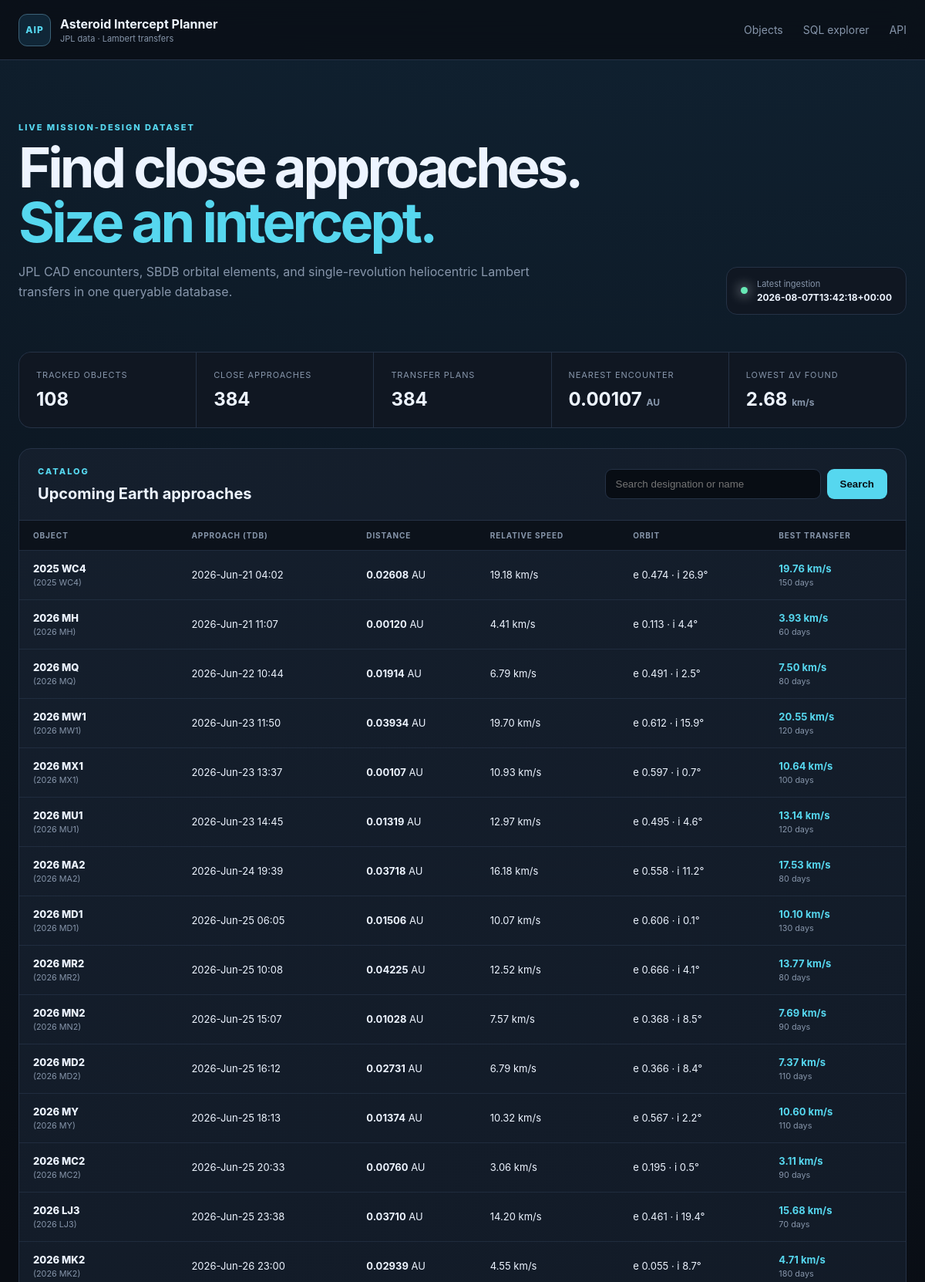
The page / (upper part) on the database its author committed.
### tables this page shows
CREATE TABLE ingestion_runs (
    run_id INTEGER PRIMARY KEY AUTOINCREMENT,
    started_at TEXT NOT NULL,
    finished_at TEXT,
    status TEXT NOT NULL CHECK (status IN ('running', 'success', 'failed')),
    source TEXT NOT NULL,
    query_json TEXT NOT NULL,
    object_count INTEGER NOT NULL DEFAULT 0,
    error_message TEXT
);

CREATE TABLE intercept_plans (
    plan_id INTEGER PRIMARY KEY AUTOINCREMENT,
    approach_id INTEGER NOT NULL REFERENCES close_approaches(approach_id) ON DELETE CASCADE,
    method TEXT NOT NULL,
    departure_jd_tdb REAL NOT NULL,
    arrival_jd_tdb REAL NOT NULL,
    tof_days REAL NOT NULL,
    departure_dv_kms REAL NOT NULL,
    arrival_dv_kms REAL NOT NULL,
    total_dv_kms REAL NOT NULL,
    c3_km2_s2 REAL,
    leo_departure_dv_kms REAL,
    polyline_json TEXT,
    computed_at TEXT NOT NULL, capture_dv_kms REAL, stable_final_orbit INTEGER, capture_json TEXT,
    UNIQUE (approach_id, method)
);

CREATE TABLE asteroids (
    designation TEXT PRIMARY KEY,
    fullname TEXT,
    absolute_magnitude_h REAL,
    diameter_km REAL,
    first_seen_at TEXT NOT NULL,
    updated_at TEXT NOT NULL
);

CREATE TABLE close_approaches (
    approach_id INTEGER PRIMARY KEY AUTOINCREMENT,
    designation TEXT NOT NULL REFERENCES asteroids(designation) ON DELETE CASCADE,
    body TEXT NOT NULL DEFAULT 'Earth',
    close_approach_jd_tdb REAL NOT NULL,
    close_approach_text TEXT,
    distance_au REAL NOT NULL,
    distance_min_au REAL,
    distance_max_au REAL,
    relative_velocity_kms REAL,
    hyperbolic_excess_velocity_kms REAL,
    time_uncertainty TEXT,
    ingested_at TEXT NOT NULL,
    UNIQUE (designation, body, close_approach_jd_tdb)
);

CREATE TABLE orbital_elements (
    designation TEXT PRIMARY KEY REFERENCES asteroids(designation) ON DELETE CASCADE,
    epoch_jd_tdb REAL,
    semi_major_axis_au REAL NOT NULL,
    eccentricity REAL NOT NULL,
    inclination_deg REAL NOT NULL,
    raan_deg REAL NOT NULL,
    arg_periapsis_deg REAL NOT NULL,
    mean_anomaly_deg REAL,
    perihelion_time_jd_tdb REAL,
    perihelion_distance_au REAL,
    aphelion_distance_au REAL,
    orbital_period_days REAL,
    earth_moid_au REAL,
    condition_code TEXT,
    orbit_id TEXT,
    source TEXT NOT NULL,
    updated_at TEXT NOT NULL
);

### app/web.py (the view)
    @application.route("/")
    def index():
        search = request.args.get("q", "").strip()
        sort = request.args.get("sort", "date")
        order = request.args.get("order", "asc")
        return render_template(
            "index.html",
            rows=list_asteroids(search, sort, order, path=settings.database_path),
            stats=dashboard_stats(settings.database_path),
            latest_run=latest_ingestion(settings.database_path),
            search=search,
            sort=sort,
            order=order,
        )

### app/database.py (called while the page is built, shortened)
def _dict_row(cursor: sqlite3.Cursor, row: tuple[Any, ...]) -> dict[str, Any]:
    return {column[0]: row[index] for index, column in enumerate(cursor.description)}

@contextmanager
def connect(path: Path | None = None) -> Iterator[sqlite3.Connection]:
    database_path = Path(path or get_settings().database_path)
    database_path.parent.mkdir(parents=True, exist_ok=True)
    connection = sqlite3.connect(database_path, timeout=30)
    connection.row_factory = _dict_row
    connection.execute("PRAGMA foreign_keys = ON")
    connection.execute("PRAGMA busy_timeout = 30000")
    try:
        yield connection
    finally:
        connection.close()

def initialize_database(path: Path | None = None) -> Path:
    database_path = Path(path or get_settings().database_path)
    schema = Path(__file__).with_name("schema.sql").read_text(encoding="utf-8")
    with connect(database_path) as connection:
        schema_version = int(connection.execute("PRAGMA user_version").fetchone()["user_version"])
        if schema_version < 2:
            connection.executescript(schema)
            connection.commit()
    return database_path

def fetch_all(
    query: str, params: Sequence[Any] = (), path: Path | None = None
) -> list[dict[str, Any]]:
    initialize_database(path)
    with connect(path) as connection:
        return connection.execute(query, params).fetchall()

def fetch_one(
    query: str, params: Sequence[Any] = (), path: Path | None = None
) -> dict[str, Any] | None:
    rows = fetch_all(query, params, path)
    return rows[0] if rows else None

def dashboard_stats(path: Path | None = None) -> dict[str, Any]:
    return (
        fetch_one(
            """
        SELECT
          (SELECT COUNT(*) FROM asteroids) AS asteroid_count,
          (SELECT COUNT(*) FROM close_approaches) AS approach_count,
          (SELECT COUNT(*) FROM intercept_plans) AS plan_count,
          (SELECT MIN(distance_au) FROM close_approaches) AS nearest_distance_au,
          (SELECT MIN(total_dv_kms) FROM intercept_plans) AS lowest_total_dv_kms
        """,
            path=path,
        )
        or {}
    )

def latest_ingestion(path: Path | None = None) -> dict[str, Any] | None:
    return fetch_one("SELECT * FROM ingestion_runs ORDER BY run_id DESC LIMIT 1", path=path)

### app/templates/index.html (shortened to what this page needs)
{% extends "base.html" %}
{% block content %}
<section class="hero">
  <div>
    <p class="eyebrow">LIVE MISSION-DESIGN DATASET</p>
    <h1>Find close approaches.<br><span>Size an intercept.</span></h1>
    <p>JPL CAD encounters, SBDB orbital elements, and single-revolution heliocentric Lambert transfers in one queryable database.</p>
  </div>
  <div class="run-status">
    <span class="status-dot {{ 'ok' if latest_run and latest_run.status == 'success' else '' }}"></span>
    <div><small>Latest ingestion</small><strong>{{ latest_run.finished_at if latest_run else 'No run recorded' }}</strong></div>
  </div>
</section>
<section class="metrics">
  <article><small>Tracked objects</small><strong>{{ stats.asteroid_count or 0 }}</strong></article>
  <article><small>Close approaches</small><strong>{{ stats.approach_count or 0 }}</strong></article>
  <article><small>Transfer plans</small><strong>{{ stats.plan_count or 0 }}</strong></article>
  <article><small>Nearest encounter</small><strong>{{ stats.nearest_distance_au|number(5) }} <em>AU</em></strong></article>
  <article><small>Lowest Δv found</small><strong>{{ stats.lowest_total_dv_kms|number(2) }} <em>km/s</em></strong></article>
</section>
<section class="panel">
  <div class="panel-header">
    <div><p class="eyebrow">CATALOG</p><h2>Upcoming Earth approaches</h2></div>
    <form class="search" method="get">
      <input type="search" name="q" value="{{ search }}" placeholder="Search designation or name">
      <button>Search</button>
    </form>
  </div>
  <div class="table-wrap">
    <table>
      <thead><tr>
        <th>Object</th><th>Approach (TDB)</th><th>Distance</th><th>Relative speed</th>
        <th>Orbit</th><th>Best transfer</th>
      </tr></thead>
      <tbody>
      {% for row in rows %}
        <tr>
          <td><a class="object-link" href="{{ url_for('asteroid_detail', designation=row.designation) }}">{{ row.designation }}</a><small>{{ row.fullname or '' }}</small></td>
          <td>{{ row.close_approach_text or row.close_approach_jd_tdb|number(2) }}</td>
          <td><strong>{{ row.distance_au|number(5) }}</strong> AU</td>
          <td>{{ row.relative_velocity_kms|number(2) }} km/s</td>
          <td>e {{ row.eccentricity|number(3) }} · i {{ row.inclination_deg|number(1) }}°</td>
          <td>{% if row.total_dv_kms is not none %}<strong class="accent">{{ row.total_dv_kms|number(2) }} km/s</strong><small>{{ row.tof_days|number(0) }} days</small>{% else %}<span class="muted">No feasible grid solution</span>{% endif %}</td>
        </tr>
      {% else %}
        <tr><td class="empty" colspan="6">The database is empty. Run <code>python -m app.ingest</code> to populate it.</td></tr>
      {% endfor %}
      </tbody>
    </table>
  </div>
</section>
{% endblock %}

### app/static/style.css (style rules this page uses)
:root { --bg:#090d14;--surface:#101722;--surface-2:#151f2d;--line:#253246;--text:#edf4ff;--muted:#8796ab;--cyan:#56d7ef;--green:#67e8b5;--orange:#ffad66;--max:1440px;font-family:Inter,ui-sans-serif,system-ui,-apple-system,BlinkMacSystemFont,"Segoe UI",sans-serif;color-scheme:dark }
* { box-sizing:border-box }
body { margin:0;background:radial-gradient(circle at 70% -20%,#16334a 0,transparent 35%),var(--bg);color:var(--text);min-height:100vh }
.hero { display:flex;justify-content:space-between;align-items:flex-end;padding:38px 0 48px }
.eyebrow { font-size:11px;letter-spacing:.18em;color:var(--cyan);font-weight:800;margin:0 0 10px }
.hero h1,.detail-hero h1 { font-size:clamp(42px,6vw,82px);line-height:.98;margin:0;letter-spacing:-.055em }
.hero h1 span { color:var(--cyan) }
.hero>div>p:last-child,.detail-hero>p:last-child { color:var(--muted);max-width:680px;line-height:1.65 }
.run-status { display:flex;align-items:center;gap:12px;padding:14px 18px;border:1px solid var(--line);border-radius:14px;background:var(--surface) }
.run-status small,.run-status strong { display:block }
.run-status small { color:var(--muted);font-size:11px }
.run-status strong { font-size:12px;margin-top:3px }
.status-dot { width:9px;height:9px;border-radius:50%;background:var(--orange);box-shadow:0 0 16px currentColor }
.status-dot.ok { background:var(--green) }
.metrics { display:grid;grid-template-columns:repeat(5,1fr);gap:1px;background:var(--line);border:1px solid var(--line);border-radius:16px;overflow:hidden;margin-bottom:26px }
.metrics article { background:var(--surface);padding:22px }
.metrics small { display:block;color:var(--muted);font-size:11px;text-transform:uppercase;letter-spacing:.08em }
.metrics strong { display:block;font-size:24px;margin-top:10px }
.metrics em { font-size:12px;color:var(--muted);font-style:normal }
.panel { border:1px solid var(--line);background:linear-gradient(145deg,rgba(21,31,45,.93),rgba(12,18,28,.93));border-radius:16px;overflow:hidden }
.panel-header { padding:22px 24px;border-bottom:1px solid var(--line);display:flex;align-items:center;justify-content:space-between;gap:24px }
.panel-header h2,.note-card h2,.table-list h2 { margin:0;font-size:20px }
.search { display:flex;gap:8px }
input,textarea { background:#080d14;border:1px solid var(--line);color:var(--text);border-radius:9px;padding:11px 13px }
input { min-width:280px }
button,.button { background:var(--cyan);border:0;color:#071015;border-radius:9px;padding:11px 17px;font-weight:800;cursor:pointer;text-decoration:none;display:inline-block }
.table-wrap { overflow:auto }
table { width:100%;border-collapse:collapse;font-size:13px }
th { text-align:left;color:var(--muted);font-size:10px;text-transform:uppercase;letter-spacing:.09em;padding:13px 18px;background:#0c121b;white-space:nowrap }
td { border-top:1px solid rgba(37,50,70,.75);padding:15px 18px;white-space:nowrap }
td small { display:block;color:var(--muted);margin-top:4px }
.object-link { color:var(--text);font-weight:800;text-decoration:none }
.object-link:hover,.accent { color:var(--cyan) }

### rows shown on the page
ingestion_runs: finished_at "2026-08-07T13:42:18+00:00"
intercept_plans: designation "2025 WC4", fullname "(2025 WC4)", close_approach_text "2026-Jun-21 04:02", distance_au|number "0.02608", relative_velocity_kms|number "19.18", eccentricity|number "0.474", inclination_deg|number "26.9", total_dv_kms|number "19.76", tof_days|number "150"
intercept_plans: designation "2026 MH", fullname "(2026 MH)", close_approach_text "2026-Jun-21 11:07", distance_au|number "0.00120", relative_velocity_kms|number "4.41", eccentricity|number "0.113", inclination_deg|number "4.4", total_dv_kms|number "3.93", tof_days|number "60"
intercept_plans: designation "2026 MQ", fullname "(2026 MQ)", close_approach_text "2026-Jun-22 10:44", distance_au|number "0.01914", relative_velocity_kms|number "6.79", eccentricity|number "0.491", inclination_deg|number "2.5", total_dv_kms|number "7.50", tof_days|number "80"
intercept_plans: designation "2026 MW1", fullname "(2026 MW1)", close_approach_text "2026-Jun-23 11:50", distance_au|number "0.03934", relative_velocity_kms|number "19.70", eccentricity|number "0.612", inclination_deg|number "15.9", total_dv_kms|number "20.55", tof_days|number "120"
intercept_plans: designation "2026 MX1", fullname "(2026 MX1)", close_approach_text "2026-Jun-23 13:37", distance_au|number "0.00107", relative_velocity_kms|number "10.93", eccentricity|number "0.597", inclination_deg|number "0.7", total_dv_kms|number "10.64", tof_days|number "100"
intercept_plans: designation "2026 MU1", fullname "(2026 MU1)", close_approach_text "2026-Jun-23 14:45", distance_au|number "0.01319", relative_velocity_kms|number "12.97", eccentricity|number "0.495", inclination_deg|number "4.6", total_dv_kms|number "13.14", tof_days|number "120"
intercept_plans: designation "2026 MA2", fullname "(2026 MA2)", close_approach_text "2026-Jun-24 19:39", distance_au|number "0.03718", relative_velocity_kms|number "16.18", eccentricity|number "0.558", inclination_deg|number "11.2", total_dv_kms|number "17.53", tof_days|number "80"
intercept_plans: designation "2026 MD1", fullname "(2026 MD1)", close_approach_text "2026-Jun-25 06:05", distance_au|number "0.01506", relative_velocity_kms|number "10.07", eccentricity|number "0.606", inclination_deg|number "0.1", total_dv_kms|number "10.10", tof_days|number "130"
intercept_plans: designation "2026 MR2", fullname "(2026 MR2)", close_approach_text "2026-Jun-25 10:08", distance_au|number "0.04225", relative_velocity_kms|number "12.52", eccentricity|number "0.666", inclination_deg|number "4.1", total_dv_kms|number "13.77", tof_days|number "80"
intercept_plans: designation "2026 MN2", fullname "(2026 MN2)", close_approach_text "2026-Jun-25 15:07", distance_au|number "0.01028", relative_velocity_kms|number "7.57", eccentricity|number "0.368", inclination_deg|number "8.5", total_dv_kms|number "7.69", tof_days|number "90"
intercept_plans: designation "2026 MD2", fullname "(2026 MD2)", close_approach_text "2026-Jun-25 16:12", distance_au|number "0.02731", relative_velocity_kms|number "6.79", eccentricity|number "0.366", inclination_deg|number "8.4", total_dv_kms|number "7.37", tof_days|number "110"
intercept_plans: designation "2026 MY", fullname "(2026 MY)", close_approach_text "2026-Jun-25 18:13", distance_au|number "0.01374", relative_velocity_kms|number "10.32", eccentricity|number "0.567", inclination_deg|number "2.2", total_dv_kms|number "10.60", tof_days|number "110"
intercept_plans: designation "2026 MC2", fullname "(2026 MC2)", close_approach_text "2026-Jun-25 20:33", distance_au|number "0.00760", relative_velocity_kms|number "3.06", eccentricity|number "0.195", inclination_deg|number "0.5", total_dv_kms|number "3.11", tof_days|number "90"
intercept_plans: designation "2026 LJ3", fullname "(2026 LJ3)", close_approach_text "2026-Jun-25 23:38", distance_au|number "0.03710", relative_velocity_kms|number "14.20", eccentricity|number "0.461", inclination_deg|number "19.4", total_dv_kms|number "15.68", tof_days|number "70"
intercept_plans: designation "2026 MK2", fullname "(2026 MK2)", close_approach_text "2026-Jun-26 23:00", distance_au|number "0.02939", relative_velocity_kms|number "4.55", eccentricity|number "0.055", inclination_deg|number "8.7", total_dv_kms|number "4.71", tof_days|number "180"

### other values the page prints
{{ stats.asteroid_count or 0 }} "108"
{{ stats.approach_count or 0 }} "384"
{{ stats.plan_count or 0 }} "384"
{{ stats.nearest_distance_au|number(5) }} "0.00107"
{{ stats.lowest_total_dv_kms|number(2) }} "2.68"
